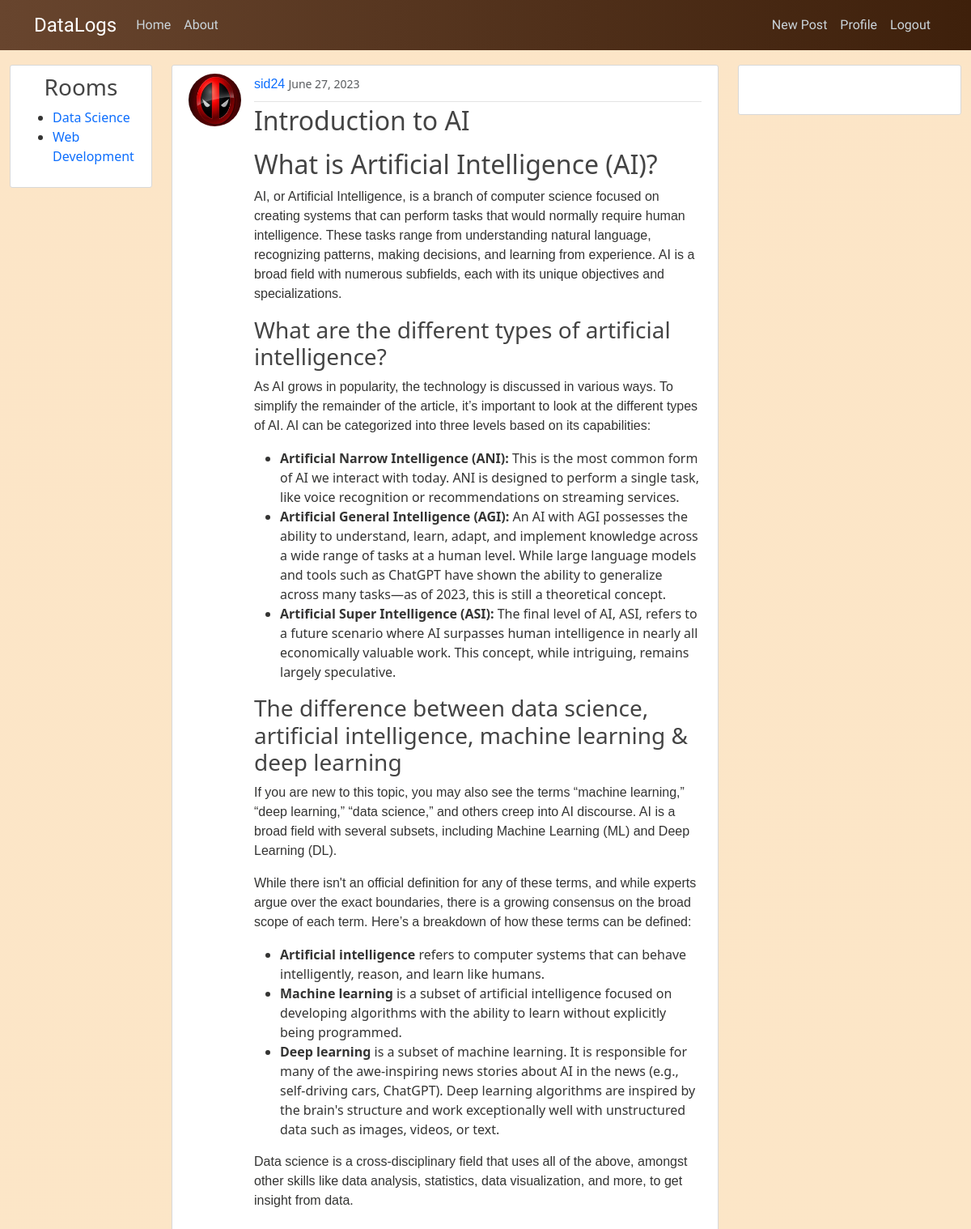
/post/16/ (signed in), run on the app's committed database.
### djblog/models.py (models this page shows, shortened)
class Room(models.Model):
    name = models.CharField(max_length=100)

class Post(models.Model):
    title = models.CharField(max_length=100)
    content = RichTextField(blank=True)
    date_posted = models.DateTimeField(default=timezone.now)
    author = models.ForeignKey(User, on_delete=models.CASCADE)
    room = models.ForeignKey(Room, on_delete=models.CASCADE,null=True)

### users/models.py (models this page shows, shortened)
class Profile(models.Model):
    user = models.OneToOneField(User,on_delete=models.CASCADE)
    portfolio = models.URLField(blank=True)
    profile_pic = models.ImageField(default='default.jpg',upload_to='profile_pics')

### djblog/views.py (the view)
# urls.py: path('post/<int:pk>/', views.PostDetailView.as_view(), name='djblog-post-detail'),
class PostDetailView(DetailView):
    model=Post

### djblog/context_processors.py (called while the page is built)
def rooms_list(request):
    rooms = Room.objects.all()
    return {'rooms': rooms}

def room_authors(request):
    room_id = request.resolver_match.kwargs.get('pk')
    authors = User.objects.filter(post__room__id=room_id).distinct()
    logger = logging.getLogger(__name__)
    logger.debug(f"Room ID: {room_id}")
    logger.debug(f"authors: {authors}")
    return {'authors': authors,'name':'Siddharth'}

### djblog/templates/djblog/post_detail.html (shortened to what this page needs)
{% extends 'djblog/base.html' %}
{% block content %}
    <article class="media content-section post">
      <img src="{{post.author.profile.profile_pic.url}}"  class="rounded-circle article-img">
        <div class="media-body">
          <div class="article-metadata">
            <a class="mr-2" href="#">{{ object.author }}</a>
            <small class="text-muted">{{ object.date_posted | date:"F d, Y" }}</small>
          </div>
          <h2 class="article-title">{{ object.title }}</h2>
          <p class="article-content">{{ object.content|safe }}</p>
        </div>
      </article>
{% endblock content %}

### djblog/templates/djblog/rooms.html (shortened to what this page needs)
    <ul>
        {% for room in rooms %}
          <li><a href="{% url 'djblog:djblog-post-by-room' pk=room.pk  %}">{{room.name}}</a></li>
        {% endfor %}
      </ul>

### djblog/static/djblog/main.css (style rules this page uses)
body { background-image: linear-gradient(-20deg, #fce6c7 0%, #fce5c7 100%); min-height: 100vh; color: #343433; margin-top: 5rem; }
a { text-decoration: none; }
h1, h2, h3, h4, h5, h6 { color: #444444; }
.article-metadata > a ,p { font-family: Verdana, Geneva, Tahoma, sans-serif; }
.content-section { background: #ffffff; font-size: medium; padding: 10px 20px; border: 1px solid #d8d8d8; border-radius: 3px; margin-bottom: 20px; }
.article-title { color: #444444; }
.article-content { white-space: pre-line; }
.article-img { height: 65px; width: 65px; margin-right: 16px; }
.article-metadata { padding-bottom: 1px; margin-bottom: 4px; border-bottom: 1px solid #e3e3e3; }
.post { width:100%; display: inline-flex; }

### data on the page
Room: name "Data Science"
Room: name "Web Development"
Post: author.profile.profile_pic (placeholder picture), author "sid24", date_posted "June 27, 2023", title "Introduction to AI", content "What is Artificial Intelligence (AI)? AI, or Artificial Intelligence, is a branch of computer science focused on creating systems that can perform tasks that would normally require human intelligence. These tasks range from understanding natural language, recognizing patterns, making decisions, and learning from experience. AI is a broad field with numerous subfields, each with its unique objectives and specializations. What are the different types of artificial intelligence? As AI grows in popularity, the technology is discussed in various ways. To simplify the remainder of the article, it’s important to look at the different types of AI. AI can be categorized into three levels based on…"
